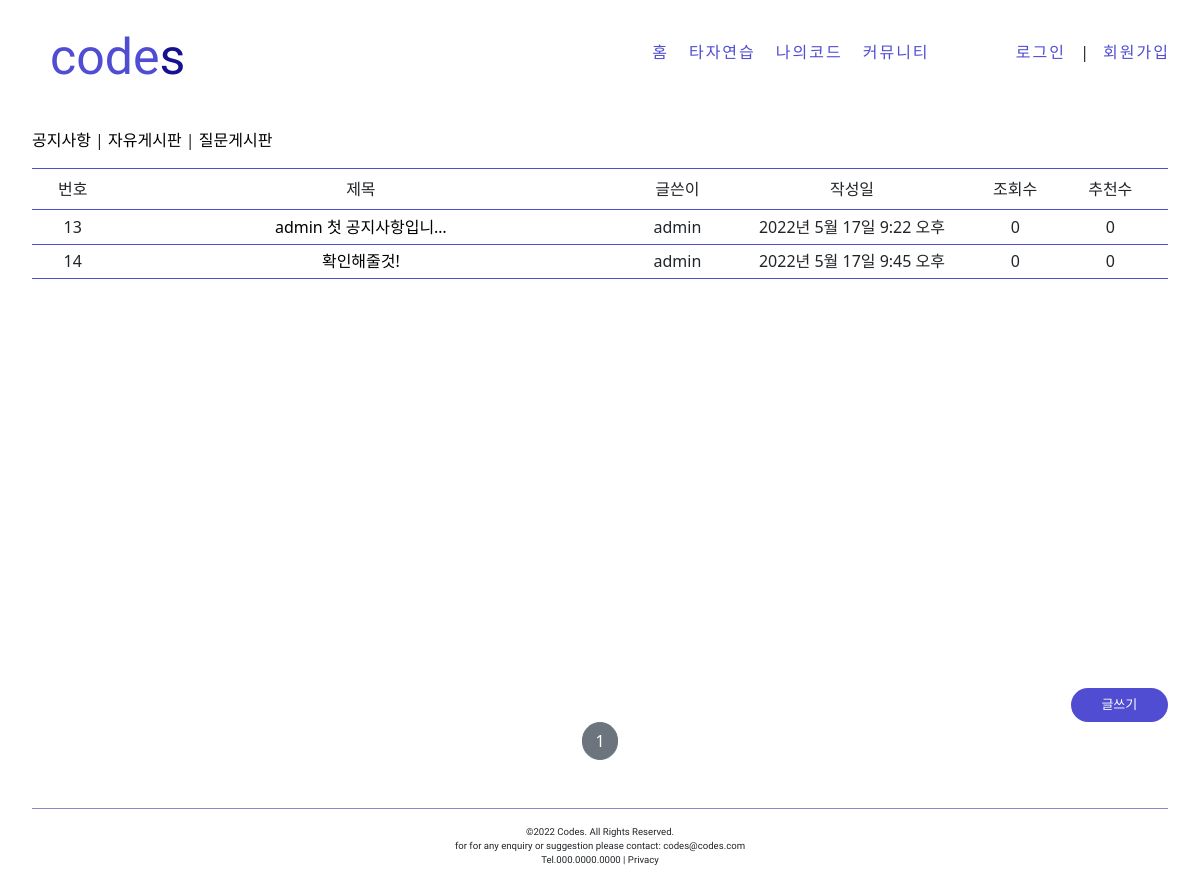
/board/detail/9/, run on the app's committed database.
### postapp/models.py (models this page shows, shortened)
class Post(models.Model):
    post_id = models.AutoField(primary_key=True)
    post_title = models.CharField(max_length=256,null=False)
    image = models.ImageField(upload_to='post/', null=False)
    post_content = models.TextField(null=False)
    post_viewnum = models.IntegerField(default=0)
    like_num = models.IntegerField(default=0)
    post_wdate = models.DateTimeField(auto_now_add=True)
    post_mdate = models.DateTimeField(auto_now=True)
    writer = models.ForeignKey(User, on_delete=models.CASCADE, related_name='post', null=False)
    category = models.ForeignKey(PostCategory, on_delete=models.CASCADE, related_name='category', null=False)

### boardapp/views.py (the view)
# urls.py: path('detail/<int:pk>/', CategoryDetailView.as_view(), name='detail'),
class CategoryDetailView(DetailView, MultipleObjectMixin):
    model = PostCategory
    context_object_name = 'target_category'
    template_name = 'boardapp/detail.html'
    paginate_by = 13
    def get_context_data(self, **kwargs):
        object_list = Post.objects.filter(category=self.get_object())
        return super(CategoryDetailView, self).get_context_data(object_list=object_list, **kwargs)

### boardapp/templates/boardapp/detail.html
{% extends 'base.html' %}
{% block content %}
<div style="height: 32rem">
    <div style="margin:3rem 2rem 1rem 2rem;text-align: left;">
        <p>
            <a href="{% url 'boardapp:detail' pk=9 %}" style="text-decoration: none; color: black">공지사항</a>
            |
            <a href="{% url 'boardapp:detail' pk=10 %}" style="text-decoration: none; color: black">자유게시판</a>
            |
            <a href="{% url 'boardapp:detail' pk=11 %}" style="text-decoration: none; color: black">질문게시판</a>
        </p>
    </div>
    <div style="border-top: 1.5px solid #504DD2;border-bottom: 1.5px solid #504DD2;
    margin-right: 2rem;margin-left: 2rem; text-align: center; padding-top: .5rem; padding-bottom: .5rem">
        <div style="display:inline-block; width: 5%;height: auto">번호</div>
        <div style="display:inline-block; width: 45%;">제목</div>
        <div style="display:inline-block; width: 10%;">글쓴이</div>
        <div style="display:inline-block; width: 20%;">작성일</div>
        <div style="display:inline-block; width: 8%;">조회수</div>
        <div style="display:inline-block; width: 8%;">추천수</div>
    </div>
    {% include 'snippets/list_category.html' with post_list=object_list %}
</div>
<div style="margin-top:3rem; margin-right:2rem; text-align: right">
    <a href="{% url 'postapp:create' %}" class="btn text-white rounded-pill col-1 px-3" style="background-color: #504DD2;font-size: small">
        글쓰기
    </a>
    </div>
    {% include 'snippets/pagination.html' with page_obj=page_obj %}
{% endblock %}

### templates/snippets/list_category.html
<div>
    {% if post_list %}
    <div style="text-align: center;margin-left: 2rem;margin-right: 2rem">
    {% for list in post_list %}
        <div style="border-bottom: 1px solid #504DD2;text-align: center;padding-top: .3rem; padding-bottom: .3rem">
        <div style="display:inline-block; width: 5%;">
            {{ list.post_id }}
        </div>
        <div style="display:inline-block; width: 45%;">
            <a href="{% url 'postapp:detail' pk=list.pk %}" style="text-decoration: none; color: black">
                <div style="margin:0rem;padding: 0rem">
                    {{ list.post_title | truncatechars:15 }}
                </div>
            </a>
        </div>
        <div style="display:inline-block; width: 10%;">
            {{ list.writer }}
        </div>
        <div style="display:inline-block; width: 20%;">
            {{ list.post_wdate }}
        </div>
        <div style="display:inline-block; width: 8%;">
            {{ list.post_viewnum }}
        </div>
        <div style="display:inline-block; width: 8%;">
            {{ list.like_num }}
        </div>
    </div>
    {% endfor %}
    </div>
    {% else %}
    <div style="text-align: center;margin-top: 2rem">
        <h4>게시글이 없습니다.</h4>
    </div>
    {% endif %}
</div>

### data on the page
Post: post_id "13", post_title "admin 첫 공지사항입니…", writer "admin", post_wdate "2022년 5월 17일 9:22 오후", post_viewnum "0", like_num "0"
Post: post_id "14", post_title "확인해줄것!", writer "admin", post_wdate "2022년 5월 17일 9:45 오후", post_viewnum "0", like_num "0"

### other printed values
{{ page_obj.number }} "1"
